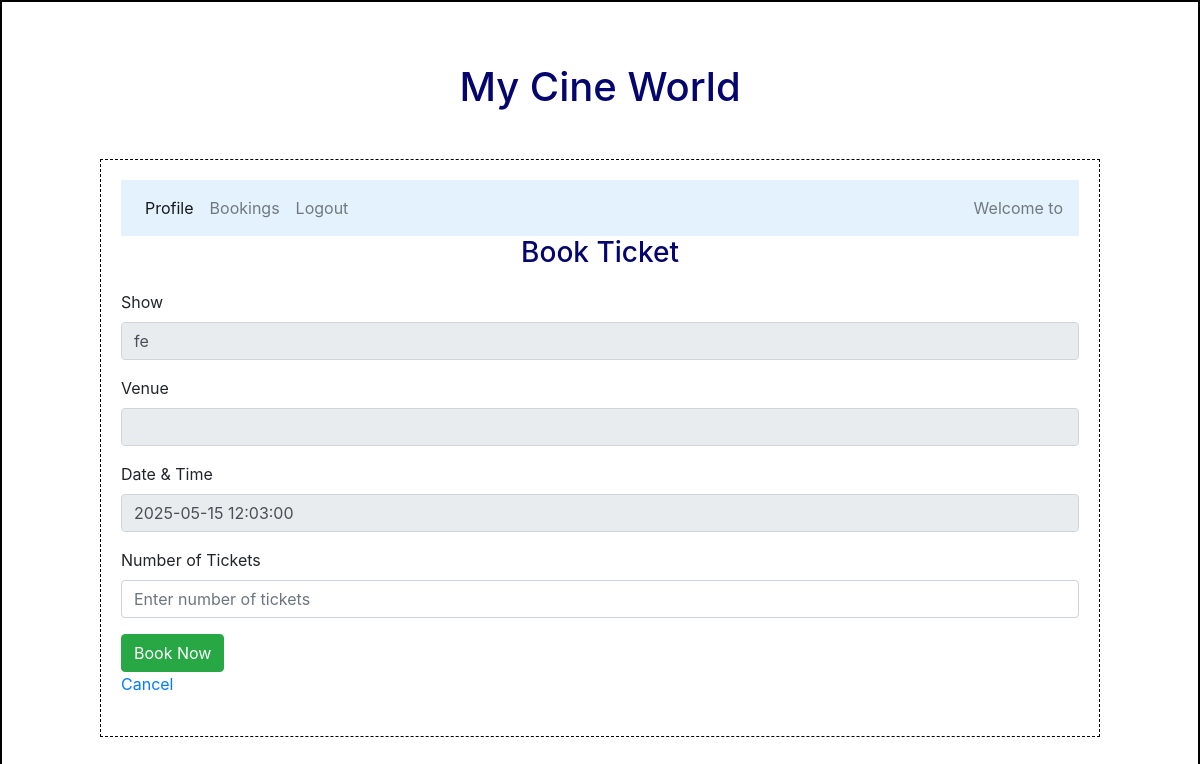
Before: /book_ticket/1 with the older database file.
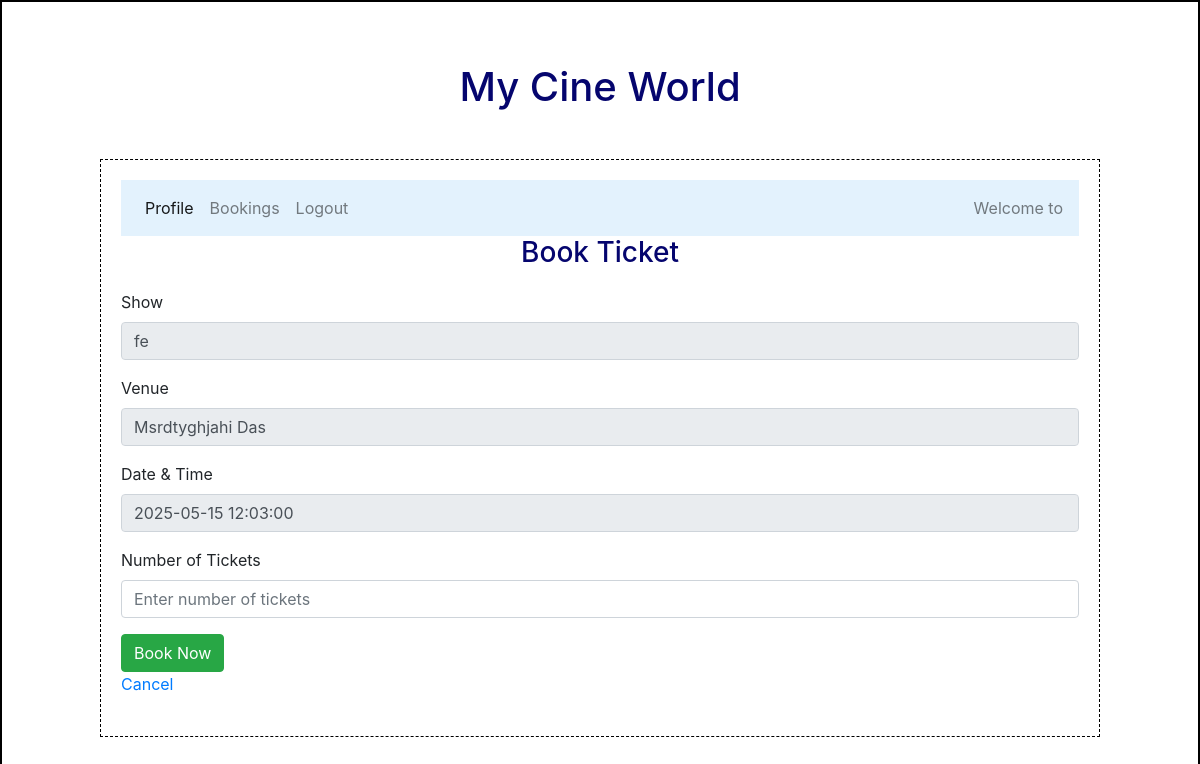
After: the same page with the newer database file.
### backend/models.py (models this page shows)
class Theatre(db.Model):
    __tablename__ = "theatre"
    id = db.Column(db.Integer, primary_key=True)
    name = db.Column(db.String, nullable=False)
    location = db.Column(db.String, nullable=False)
    pin_code = db.Column(db.Integer, nullable=False)
    capacity = db.Column(db.Integer, nullable=False)
    shows = db.relationship("Show", cascade="all,delete", backref="theatre", lazy=True)

### backend/controllers.py (the view, shortened to what this page needs)
    @app.route('/book_ticket/<int:show_id>', methods=['GET', 'POST'])
    def book_ticket(show_id):
        show = Show.query.get_or_404(show_id)
        return render_template('book_ticket.html', show=show)

### templates/book_ticket.html (shortened to what this page needs)
{% extends "user_layout.html" %}
{% block content %}
  <div class="center"><h3>Book Ticket</h3></div>
  <div class="input_form">
    <form method="POST" action="/book_ticket">
      <div class="form-group">
        <label for="showName">Show</label>
        <input type="text" class="form-control" id="showName" value="{{ show.name }}" readonly>
      </div>
      <div class="form-group">
        <label for="venue">Venue</label>
        <input type="text" class="form-control" id="venue" value="{{ show.theatre.name }}" readonly>
      </div>
      <div class="form-group">
        <label for="dateTime">Date & Time</label>
        <input type="text" class="form-control" id="dateTime" value="{{ show.date_time }}" readonly>
      </div>
      <div class="form-group">
        <label for="tickets">Number of Tickets</label>
        <input type="number" class="form-control" id="tickets" name="tickets" placeholder="Enter number of tickets" min="1" required>
      </div>
      <button type="submit" class="btn btn-success">Book Now</button>
    </form>
    <a href="{{ url_for('user_dashboard') }}">Cancel</a>
  </div>
{% endblock %}

Changed rows visible on the page:
added Theatre: theatre.name "Msrdtyghjahi Das"
